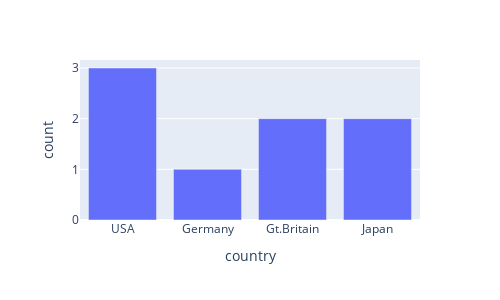

Source (notebook cell):
### Code cell
# task13 (lesson4)
# Корабли: Сделать график в colab по таблице classes с количеством классов по странам (X: country, Y: count)

df = pd.read_sql_query("""select country, count(*) as qty from classes group by country""", conn)
fig = px.bar(x = df.country.to_list(), y = df.qty.to_list(), labels={'x':'country', 'y':'count'}, width=500, height=300)
fig.show()

### Figure 1 — Plotly figure (JSON) as saved in the notebook; plotly's stock layout.template omitted (floating-point values rounded to 4 significant figures)
{"data": [{"alignmentgroup": "True", "hovertemplate": "country=%{x}<br>count=%{y}<extra></extra>", "legendgroup": "", "marker": {"color": "#636efa", "pattern": {"shape": ""}}, "name": "", "offsetgroup": "", "orientation": "v", "showlegend": false, "textposition": "auto", "type": "bar", "x": ["USA", "Germany", "Gt.Britain", "Japan"], "xaxis": "x", "y": [3, 1, 2, 2], "yaxis": "y"}], "layout": {"barmode": "relative", "height": 300, "legend": {"tracegroupgap": 0}, "margin": {"t": 60}, "width": 500, "xaxis": {"anchor": "y", "domain": [0, 1], "title": {"text": "country"}}, "yaxis": {"anchor": "x", "domain": [0, 1], "title": {"text": "count"}}}}
